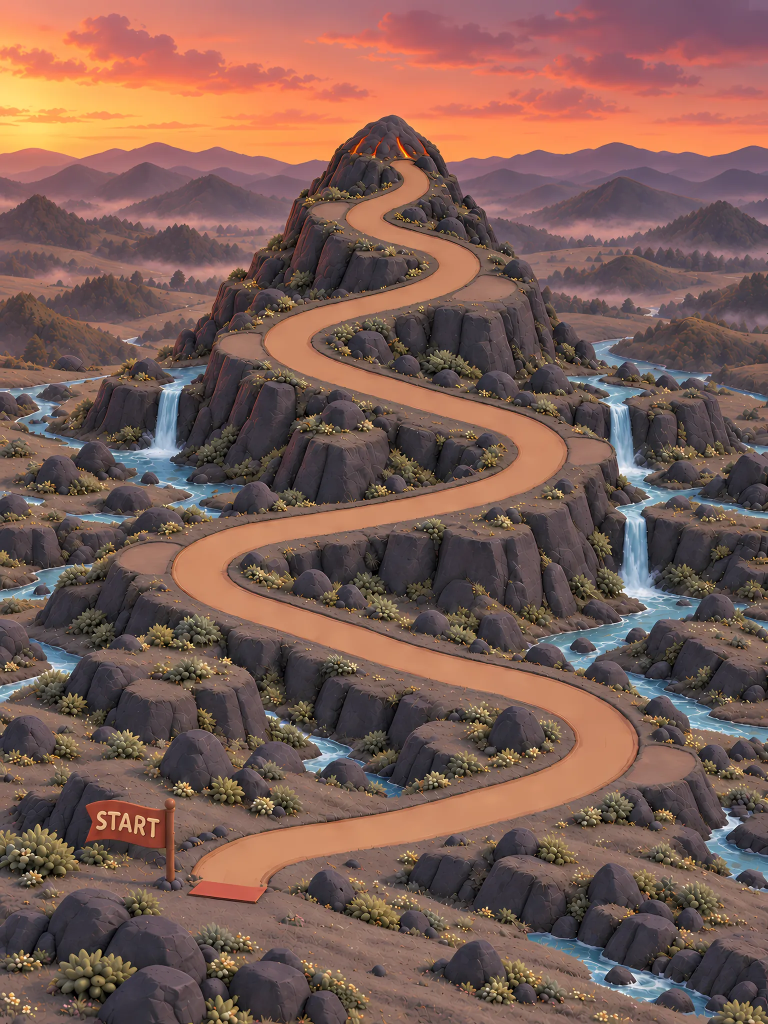
#> input picture assets/climb/ember_peak/background_light.webp, 1536 x 2048 px, given in place of background_light.png, which was not available (shown at 1/2 size)
$ python check_theme_detail.py ../../assets/climb/glacier_peak/background_dark.webp
#> lines starting #> are read from the running program, lines starting #| are printed output that depends on the picture; after the words box and inside, x2 and y2 are one past the last pixel; in counts of white or black regions, pixels touching at a corner belong together; pictures that were not available may be replaced by others from this repository, and a replacement may not be noted
### tool/scene_art/trail.py
"""Trail and clearing extraction from a scene-art background image.

Measuring code only (Scene Art Batch 0, docs/design/scene-art/batch0/):
nothing in lib/ imports it. Every function is deterministic, so the same
image always gives the same numbers.

Coordinates: pixels of the image being read, and "normalized" = x / width,
y / height (0-1, origin top left), so images of different sizes compare.
"""

from __future__ import annotations

import dataclasses
import json
import math
import os
from pathlib import Path

import numpy as np
from PIL import Image
from scipy import ndimage
from scipy.sparse import coo_matrix
from scipy.sparse.csgraph import dijkstra
from skimage.color import rgb2lab
from skimage.morphology import disk, skeletonize

REPO = Path(__file__).resolve().parents[2]
SOURCE = REPO / "docs/design/scene-art/source"
# SCENE_ART_OUT redirects every output (used for the deliberate-break runs).
OUT = Path(os.environ.get("SCENE_ART_OUT", REPO / "docs/design/scene-art/batch0"))

# A point on the trail's lowest long leg, normalized. Every theme image has
# the trail at the same place (decision S4), so one seed serves them all; a
# theme that moved its trail fails here first (the seed is off the trail).
SEED = (0.444, 0.6215)

# CIE76 colour distance (Lab) from the trail's own colour.
TRAIL_DELTA_E = 14.0


@dataclasses.dataclass
class Trail:
    image: str
    size: tuple[int, int]  # width, height in px
    points: np.ndarray  # (n, 2) px, start (foot) to end (summit)
    widths: np.ndarray  # (n,) px, across the trail at each point
    mask: np.ndarray  # bool, the trail's pixels
    lab: np.ndarray
    ref: np.ndarray  # the trail's reference Lab colour

    @property
    def norm(self) -> np.ndarray:
        w, h = self.size
        return self.points / np.array([w, h])

    @property
    def length_px(self) -> float:
        return float(np.linalg.norm(np.diff(self.points, axis=0), axis=1).sum())

    def cumulative(self) -> np.ndarray:
        seg = np.linalg.norm(np.diff(self.points, axis=0), axis=1)
        return np.concatenate([[0.0], np.cumsum(seg)])

    # [12 lines left out: functions at, steps, not called in this run]

    def width_at(self, s: np.ndarray) -> np.ndarray:
        return np.interp(s, self.cumulative(), self.widths)


def load_lab(path: Path) -> tuple[np.ndarray, np.ndarray]:
    rgb = np.asarray(Image.open(path).convert("RGB"))
    return rgb, rgb2lab(rgb / 255.0)


def _component_at(mask: np.ndarray, xy: tuple[int, int]) -> np.ndarray:
    labels, _ = ndimage.label(mask, structure=np.ones((3, 3)))
    lab_id = labels[xy[1], xy[0]]
    if lab_id == 0:
        raise ValueError("seed is not on the trail colour")
    return labels == lab_id


def trail_mask(lab: np.ndarray) -> tuple[np.ndarray, np.ndarray]:
    h, w = lab.shape[:2]
    sx, sy = int(SEED[0] * w), int(SEED[1] * h)
    r = max(2, w // 400)
    ref = np.median(lab[sy - r : sy + r + 1, sx - r : sx + r + 1].reshape(-1, 3), 0)
    scale = w / 2172  # radii below are tuned on the 2172 px green image
    for _ in range(3):
        dist = np.linalg.norm(lab - ref, axis=-1)
        # Opening cuts thin bridges to look-alike specks; closing and hole
        # filling absorb the trail's own texture and shading.
        m = ndimage.binary_opening(dist < TRAIL_DELTA_E, disk(max(1, round(3 * scale))))
        m = _component_at(m, (sx, sy))
        m = ndimage.binary_closing(m, disk(max(1, round(6 * scale))))
        m = ndimage.binary_fill_holes(m)
        ref = np.median(lab[m], 0)
    return m, ref


def _longest_path(skel: np.ndarray) -> np.ndarray:
    ys, xs = np.nonzero(skel)
    idx = -np.ones(skel.shape, dtype=np.int64)
    idx[ys, xs] = np.arange(len(xs))
    rows, cols, wts = [], [], []
    for dy, dx in ((0, 1), (1, 0), (1, 1), (1, -1)):
        y2, x2 = ys + dy, xs + dx
        ok = (y2 < skel.shape[0]) & (x2 >= 0) & (x2 < skel.shape[1])
        j = np.full(len(xs), -1)
        j[ok] = idx[y2[ok], x2[ok]]
        ok = j >= 0
        rows.append(np.arange(len(xs))[ok])
        cols.append(j[ok])
        wts.append(np.full(ok.sum(), math.hypot(dy, dx)))
    g = coo_matrix(
        (np.concatenate(wts), (np.concatenate(rows), np.concatenate(cols))),
        shape=(len(xs), len(xs)),
    ).tocsr()
    # Tree diameter: farthest from anywhere, then farthest from that.
    d0 = dijkstra(g, directed=False, indices=0)
    a = int(np.nanargmax(np.where(np.isinf(d0), -1, d0)))
    da, pred = dijkstra(g, directed=False, indices=a, return_predecessors=True)
    b = int(np.nanargmax(np.where(np.isinf(da), -1, da)))
    path = [b]
    while path[-1] != a:
        path.append(int(pred[path[-1]]))
    return np.stack([xs[path], ys[path]], axis=1).astype(float)


def _resample(p: np.ndarray, step: float) -> np.ndarray:
    seg = np.linalg.norm(np.diff(p, axis=0), axis=1)
    c = np.concatenate([[0], np.cumsum(seg)])
    s = np.linspace(0, c[-1], max(2, int(round(c[-1] / step)) + 1))
    return np.stack([np.interp(s, c, p[:, 0]), np.interp(s, c, p[:, 1])], 1)


def _inside(mask: np.ndarray, p: np.ndarray) -> bool:
    x, y = int(round(p[0])), int(round(p[1]))
    return 0 <= y < mask.shape[0] and 0 <= x < mask.shape[1] and bool(mask[y, x])


def _ray(mask: np.ndarray, p: np.ndarray, d: np.ndarray, limit: float) -> float:
    t = 0.0
    while t < limit and _inside(mask, p + d * t):
        t += 0.5
    return t


def _widths(mask: np.ndarray, pts: np.ndarray) -> np.ndarray:
    tan = np.gradient(pts, axis=0)
    tan /= np.linalg.norm(tan, axis=1, keepdims=True)
    nrm = np.stack([-tan[:, 1], tan[:, 0]], 1)
    lim = mask.shape[1] * 0.2
    return np.array(
        [_ray(mask, p, n, lim) + _ray(mask, p, -n, lim) for p, n in zip(pts, nrm)]
    )


def _cap(mask: np.ndarray, pts: np.ndarray, half: float) -> np.ndarray:
    """Replace the skeleton's ragged end with a straight run to the end
    piece's centroid. The skeleton wanders where a wide trail ends (at the
    foot the trail is cut square against the START mat), so one trail width
    is cut off; what is left of the trail beyond that point (its pixels
    within two widths, ahead along the tangent) is averaged. An area mean
    does not depend on the skeleton's wobble, so light, dark and other
    themes give the same end."""
    trim = int(max(2, 2 * half))  # resampled at 1 px, so points = px
    body = pts[:-trim]
    b = body[-1]
    d = b - body[-1 - trim]
    d /= np.linalg.norm(d)
    r = 4 * half
    x0, y0 = int(max(0, b[0] - r)), int(max(0, b[1] - r))
    x1, y1 = int(min(mask.shape[1], b[0] + r + 1)), int(min(mask.shape[0], b[1] + r + 1))
    yy, xx = np.mgrid[y0:y1, x0:x1]
    rel = np.stack([xx - b[0], yy - b[1]], -1)
    sel = mask[y0:y1, x0:x1] & ((rel**2).sum(-1) <= r * r) & (rel @ d > 0)
    if not sel.any():
        return body
    end = np.array([xx[sel].mean(), yy[sel].mean()])
    n = int(np.linalg.norm(end - b))
    tail = b + (end - b) * (np.arange(1, n + 1)[:, None] / max(n, 1))
    return np.concatenate([body, tail]) if len(tail) else body


def extract(path: Path, spacing_norm: float = 0.0025) -> Trail:
    rgb, lab = load_lab(path)
    h, w = lab.shape[:2]
    mask, ref = trail_mask(lab)
    soft = ndimage.gaussian_filter(mask.astype(float), sigma=4 * w / 2172) > 0.5
    raw = _longest_path(skeletonize(soft))
    if raw[0, 1] < raw[-1, 1]:  # start at the foot (larger y)
        raw = raw[::-1]
    p = _resample(raw, 1.0)
    # Smooth away the skeleton's pixel staircase; ends are re-cut below.
    sig = 12 * w / 2172
    p = np.stack([ndimage.gaussian_filter1d(p[:, i], sig, mode="nearest") for i in (0, 1)], 1)
    half = float(np.median(_widths(mask, p[:: max(1, len(p) // 200)]))) / 2
    p = _cap(mask, p, half)
    p = _cap(mask, p[::-1], half)[::-1]
    p = _resample(p, spacing_norm * h)
    return Trail(
        image=str(path.relative_to(REPO)) if path.is_relative_to(REPO) else str(path),
        size=(w, h),
        points=p,
        widths=_widths(mask, p),
        mask=mask,
        lab=lab,
        ref=ref,
    )


def bends(t: Trail, min_excursion_norm: float = 0.02) -> list[dict]:
    """Turning points: where the trail's horizontal direction reverses (a
    local x extreme), with hysteresis so texture wobble is not a bend."""
    x = t.points[:, 0]
    c = t.cumulative()
    tol = min_excursion_norm * t.size[0]
    out, mode, ext = [], None, 0
    for i in range(1, len(x)):
        if mode is None:
            if abs(x[i] - x[0]) > tol:
                mode, ext = ("up" if x[i] > x[0] else "down"), i
        elif mode == "up":
            if x[i] >= x[ext]:
                ext = i
            elif x[ext] - x[i] > tol:
                out.append(("right", ext))
                mode, ext = "down", i
        else:
            if x[i] <= x[ext]:
                ext = i
            elif x[i] - x[ext] > tol:
                out.append(("left", ext))
                mode, ext = "up", i
    return [
        {
            "side": side,
            "px": [round(float(t.points[i, 0]), 1), round(float(t.points[i, 1]), 1)],
            "norm": [round(float(t.norm[i, 0]), 4), round(float(t.norm[i, 1]), 4)],
            "arc_fraction": round(float(c[i] / c[-1]), 4),
        }
        for side, i in out
    ]


def flatness(t: Trail) -> np.ndarray:
    """Local standard deviation of lightness (L*), over an 8 px window at a
    common 1086 px analysis width (the images come in 1086 and 2172), then
    mapped back to the image's pixels. The clearings are the flattest
    ground there is."""
    f = 1086 / t.size[0]
    L = ndimage.zoom(t.lab[..., 0], f, order=1) if f != 1 else t.lab[..., 0]
    m = ndimage.uniform_filter(L, 8)
    m2 = ndimage.uniform_filter(L * L, 8)
    sd = np.sqrt(np.maximum(m2 - m * m, 0))
    if f != 1:
        sd = ndimage.zoom(sd, (t.size[1] / sd.shape[0], t.size[0] / sd.shape[1]), order=1)
    return sd


# Flat: local L* deviation under this. Clearings measure ~0.1-0.6 inside,
# grass and rock 1-6 (tool/scene_art/README.md).
FLAT_SD = 1.0


def clearings(t: Trail) -> list[dict]:
    """The flat clearings on the bends' outer corners (decision S3): for each
    bend, the largest flat region beyond the trail's outer edge that touches
    the trail. Bends without one are reported as missing."""
    w, h = t.size
    s = w / 2172
    flat = flatness(t) < FLAT_SD
    flat &= ~ndimage.binary_dilation(t.mask, disk(max(1, round(4 * s))))
    flat = ndimage.binary_opening(flat, disk(max(1, round(5 * s))))
    labels, n = ndimage.label(flat)
    # The clearing's flat core stops 13-33 px (at 2172) short of the trail:
    # the rim between them is shaded.
    ring = ndimage.binary_dilation(t.mask, disk(max(1, round(48 * s))))
    touching = sorted(set(np.unique(labels[ring & (labels > 0)]).tolist()) - {0})
    sizes = ndimage.sum(np.ones_like(labels), labels, touching)
    centers = ndimage.center_of_mass(np.ones_like(labels), labels, touching)
    out = []
    for b in bends(t):
        bx, by = b["px"]
        sign = 1 if b["side"] == "right" else -1
        best = None
        for i, size, (cy, cx) in zip(touching, sizes, centers):
            # Beyond the apex on its outer side, at about its height.
            if sign * (cx - bx) <= 0 or abs(cy - by) > 0.06 * h:
                continue
            if size < (40 * s) ** 2 or size > (260 * s) ** 2:
                continue
            if best is None or size > best[0]:
                best = (size, i)
        if best is None:
            out.append({"bend": b, "missing": True})
            continue
        ys, xs = np.nonzero(labels == best[1])
        best = (int(best[0]), xs, ys)
        area, xs, ys = best
        # The flat core misses the clearing's shaded rim: grow it by colour
        # (within 10 of the core's median, at most 30 px out at 2172 scale).
        pad = round(40 * s)
        y0, y1 = max(0, ys.min() - pad), min(h, ys.max() + pad + 1)
        x0, x1 = max(0, xs.min() - pad), min(w, xs.max() + pad + 1)
        core = np.zeros((y1 - y0, x1 - x0), bool)
        core[ys - y0, xs - x0] = True
        lab = t.lab[y0:y1, x0:x1]
        ref = np.median(lab[core], 0)
        near = np.linalg.norm(lab - ref, axis=-1) < 10
        grow = ndimage.binary_dilation(core, disk(max(1, round(30 * s)))) & near
        grow &= ~t.mask[y0:y1, x0:x1]
        lab_g, _ = ndimage.label(grow | core)
        full = lab_g == lab_g[ys[0] - y0, xs[0] - x0]
        full = ndimage.binary_fill_holes(
            ndimage.binary_opening(full, disk(max(1, round(3 * s)))) | core)
        ys, xs = np.nonzero(full)
        ys, xs = ys + y0, xs + x0
        area = int(full.sum())
        cx, cy = float(xs.mean()), float(ys.mean())
        bw, bh = float(xs.max() - xs.min() + 1), float(ys.max() - ys.min() + 1)
        out.append(
            {
                "side": b["side"],
                "bend_norm": b["norm"],
                "center_px": [round(cx, 1), round(cy, 1)],
                "center_norm": [round(cx / w, 4), round(cy / h, 4)],
                "box_px": [round(bw, 1), round(bh, 1)],
                "box_norm": [round(bw / w, 4), round(bh / h, 4)],
                "area_px": area,
                "area_norm": round(area / (w * h), 6),
            }
        )
    return out


# [70 lines left out: functions horizontal_run, horizontal_chord, nearest_arc, compare, not called in this run]


def write_json(path: Path, data) -> None:
    path.parent.mkdir(parents=True, exist_ok=True)
    path.write_text(json.dumps(data, indent=1) + "\n")

### tool/scene_art/check_theme_detail.py
"""Batch 4 check: a close look at what the first check_theme.py failed on.

    build/scene_art_venv/bin/python tool/scene_art/check_theme_detail.py \\
        <out dir> <image> [<image> ...]

For each image, the measure that fails (or is closest to failing): every
clearing whose centre moved past the threshold (or was not found), and
the trail's worst point measured both ways. Each crop shows the reference
(green/background_light.png) and the image side by side, 400 px square at
2172 scale, with:
  red    the reference's centre line and clearing boxes,
  cyan   the image's own extraction.
If the image's actual clearing or trail sits under the red marks, the
failure is the extraction's (colour and flatness tuned on Green), not the
image's.
"""

from __future__ import annotations

import sys
from pathlib import Path

import numpy as np
from PIL import Image, ImageDraw

import trail as T
from check_theme import REFERENCE

# The first check's clearing limit (share of the height), which the Batch 4
# images failed; this tool shows why (the current check verifies at Green's
# positions instead).
MAX_CLEARING_SHIFT = 0.004


# [22 lines left out: function crop_pair, not called in this run]


def main(argv: list[str]) -> None:
    out = Path(argv[0])
    out.mkdir(parents=True, exist_ok=True)
    ref = T.extract(T.SOURCE / REFERENCE)
#> in load_lab, rgb is the input picture: shape (2048, 1536, 3); mean R, G, B 122.8, 93, 84.5
#> in extract, `rgb, lab = load_lab(path)`:
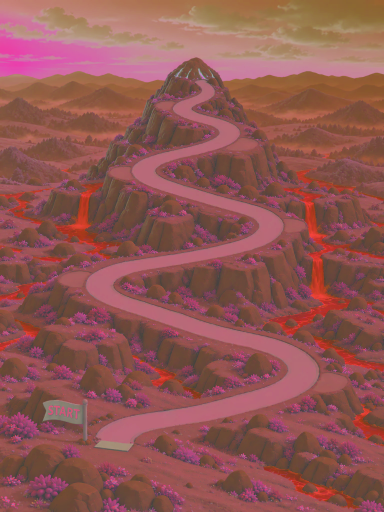
#> lab: shape (2048, 1536, 3) float64 (shown at 1/4 size); mean of channels 0, 1, 2 41.9, 11.1, 9.3; drawn with min black and max white
#> in trail_mask, `ref = np.median(lab[sy - r : sy + r + 1, sx - r : sx + r + 1].reshape(..`: ref = [65.04, 20.44, 29.62]
#> the loop in trail_mask, `for _ in range(3):` made 3 passes
#> (lab_id in _component_at, ref) on passes 1 to 3: (33, [62.89, 20.85, 28.75]), (24, [62.86, 20.85, 28.75]), (25, [62.86, 20.85, 28.75])
#> pass 1, in trail_mask, `m = _component_at(m, (sx, sy))`:
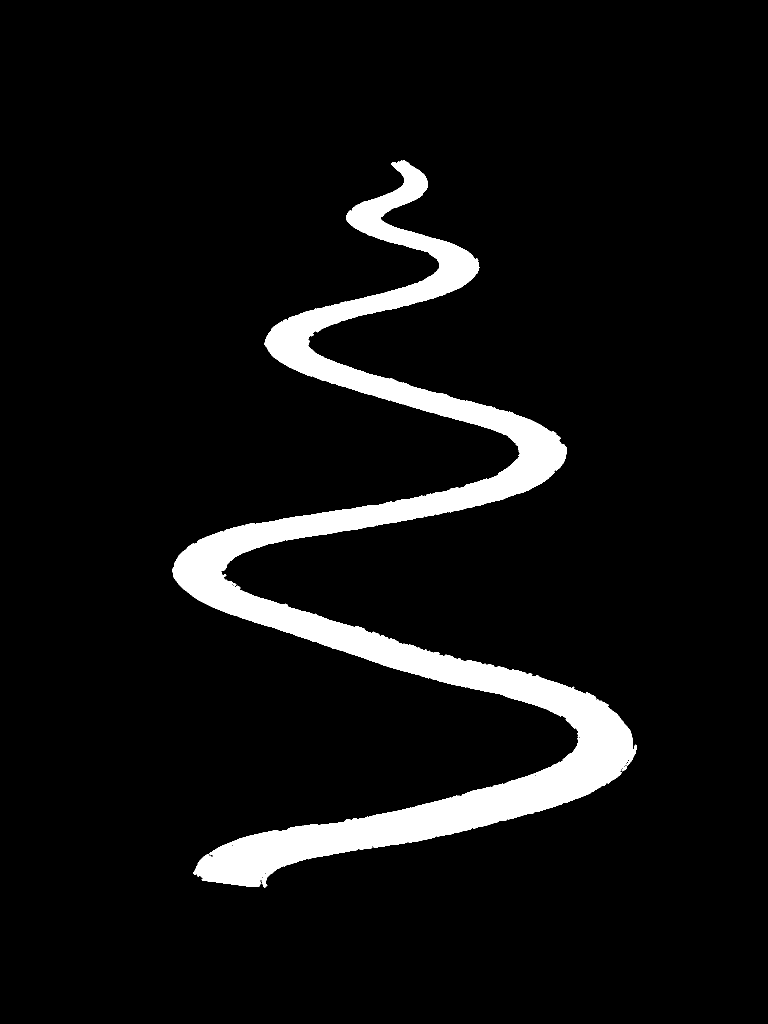
#> m: shape (2048, 1536) bool (shown at 1/2 size); 7% white; 1 white region, box (x1, y1, x2, y2) and area: (344, 321, 1274, 1775) 218881
#> in extract, `mask, ref = trail_mask(lab)`: ref = [62.86, 20.85, 28.75]
#> in _longest_path, `ys, xs = np.nonzero(skel)`: ys = 3770 values from 328 to 1769; xs = 3770 values, max 1225 at index 2869, min 380 at index 1993, mean 791.4
#> in _longest_path, `idx[ys, xs] = np.arange(len(xs))`:
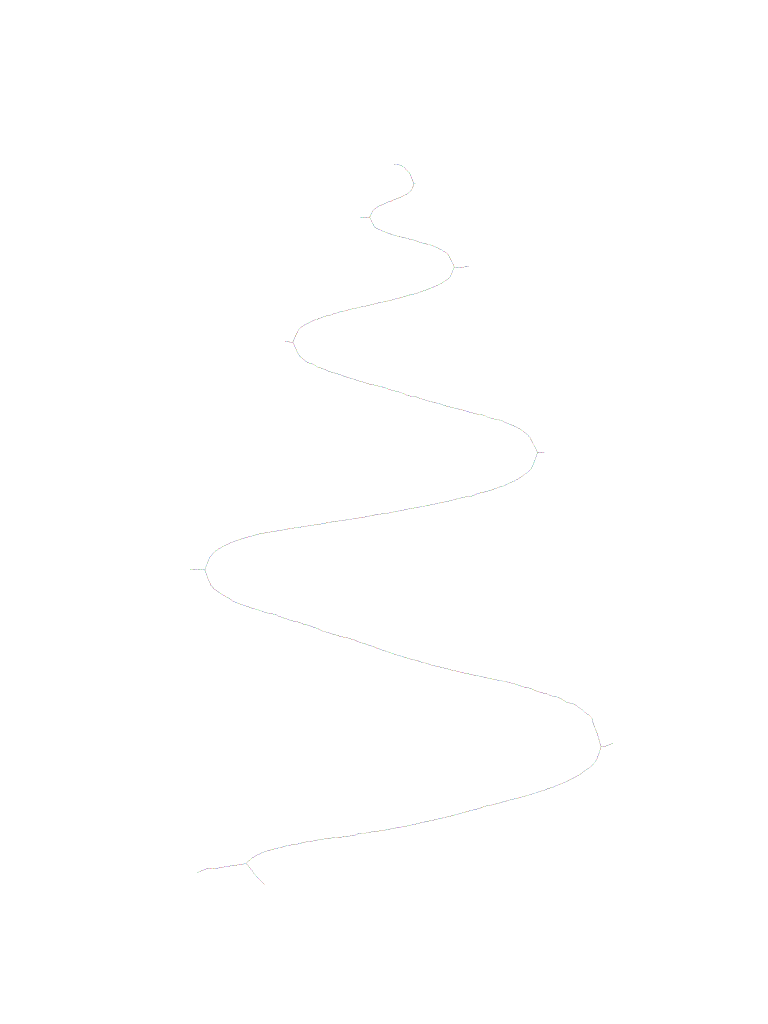
#> idx: shape (2048, 1536) int64 (shown at 1/2 size); 3771 distinct labels, from -1 to 3769; one colour per label, 0 black, -1 white
#> after the loop in _longest_path, `for dy, dx in ((0, 1), (1, 0), (1, 1), (1, -1)):`: cols = 4 items
#> in _longest_path, `d0 = dijkstra(g, directed=False, indices=0)`: d0 = 3770 values, max 4089.6 at index 3741, min 0 at index 0, mean 2062.5
#> in _longest_path, `a = int(np.nanargmax(np.where(np.isinf(d0), -1, d0)))`: a = 3741
#> in _longest_path, `da, pred = dijkstra(g, directed=False, indices=a, return_predecessors=..`: da = 3770 values, max 4089.6 at index 0, min 0 at index 3741, mean 2028.6; pred = 3770 values, max 3768 at index 3769, min -9999 at index 3741, mean 1881.8
#> in _longest_path, `b = int(np.nanargmax(np.where(np.isinf(da), -1, da)))`: b = 0
#> in _longest_path, `path = [b]`: path = [0]
#> after the loop in _longest_path, `while path[-1] != a:`: path = 3596 values, max 3743 at index 3593, min 0 at index 0, mean 1884.3
#> in extract, `raw = _longest_path(skeletonize(soft))`: raw = 3596 pairs, first value 394 to 1201, second value 328 to 1744
#> in _resample, `seg = np.linalg.norm(np.diff(p, axis=0), axis=1)`: seg = 3595 values, max 1.41 at index 2, min 1 at index 0, mean 1.14
#> in _resample, `c = np.concatenate([[0], np.cumsum(seg)])`: c = 3596 values from 0 to 4089.6
#> in _resample, `s = np.linspace(0, c[-1], max(2, int(round(c[-1] / step)) + 1))`: s = 4091 values from 0 to 4089.6
#> in extract, `p = _resample(raw, 1.0)`: p = 4091 pairs, first value 394 to 1201, second value 328 to 1744
#> in extract, `p = np.stack([ndimage.gaussian_filter1d(p[:, i], sig, mode="nearest") ..`: p = 4091 pairs, first value 397 to 1199.7, second value 328.6 to 1743
#> in _widths, `tan = np.gradient(pts, axis=0)`: tan = 205 pairs, first value -18.4 to 19.06, second value -17.86 to -2.27
#> in _widths, `tan /= np.linalg.norm(tan, axis=1, keepdims=True)`: tan = 205 pairs, first value -0.979 to 0.993, second value -1 to -0.118
#> in _widths, `nrm = np.stack([-tan[:, 1], tan[:, 0]], 1)`: nrm = 205 pairs, first value 0.118 to 1, second value -0.979 to 0.993
#> in _inside, `x, y = int(round(p[0])), int(round(p[1]))`: x = 397; y = 1743
#> the loop in _ray, `while t < limit and _inside(mask, p + d * t):` made 20 passes
#> t on passes 1 to 4: 0.5, 1, 1.5, 2
#> after the loop in _ray, `while t < limit and _inside(mask, p + d * t):`: t = 10
#> the loop in _ray (call 2), `while t < limit and _inside(mask, p + d * t):` made 29 passes
#> t on passes 1 to 4: 0.5, 1, 1.5, 2
#> in _cap, `yy, xx = np.mgrid[y0:y1, x0:x1]`:
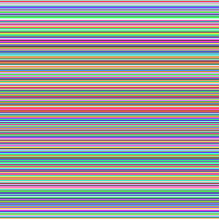
#> yy: shape (219, 219) int64; 219 distinct labels, from 250 to 468; one colour per label, 0 black
    ref_cl = T.clearings(ref)
#> after the loop in clearings, `for b in bends(t):`:
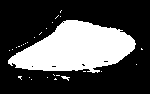
#> grow: shape (94, 150) bool; 31% white; 28 white regions (26 under 20 px), largest, box (x1, y1, x2, y2) and area: (8, 20, 136, 73) 4291, (61, 76, 70, 81) 21
    ref_img = Image.open(T.SOURCE / REFERENCE)
    H = ref.size[1]
    for name in argv[1:]:
        p = Path(name)
        stem = f"{p.parent.name}_{p.stem}"
        t = T.extract(p)
        cl = T.clearings(t)
        img = Image.open(p)
        for i, (a, b) in enumerate(zip(ref_cl, cl), 1):
            ac = np.array(a["center_px"])
            if b.get("missing"):
                crop_pair(ref_img, img, ac, ref, t, ref_cl, cl, f"{stem}: C{i} not found", out / f"{stem}_C{i}.jpg")
                continue
            shift = float(np.hypot(*(np.array(b["center_px"]) - ac)))
            if shift / H > MAX_CLEARING_SHIFT:
                crop_pair(ref_img, img, ac, ref, t, ref_cl, cl,
                          f"{stem}: C{i} centre {shift:.1f} px from the reference's", out / f"{stem}_C{i}.jpg")
        # The trail's worst point, measured both ways.
        span_a = ref.at(np.linspace(ref.length_px * .03, ref.length_px * .97, 600))
        span_b = t.at(np.linspace(t.length_px * .03, t.length_px * .97, 600))
        d_ab = np.array([np.min(np.linalg.norm(t.points - p, axis=1)) for p in span_a])
        d_ba = np.array([np.min(np.linalg.norm(ref.points - p, axis=1)) for p in span_b])
        worst = span_a[d_ab.argmax()] if d_ab.max() >= d_ba.max() else span_b[d_ba.argmax()]
        dev = max(d_ab.max(), d_ba.max())
        crop_pair(ref_img, img, worst, ref, t, ref_cl, cl,
                  f"{stem}: trail's worst point, {dev:.1f} px", out / f"{stem}_trail.jpg")
        print(stem, "done")


if __name__ == "__main__":
    main(sys.argv[1:])
